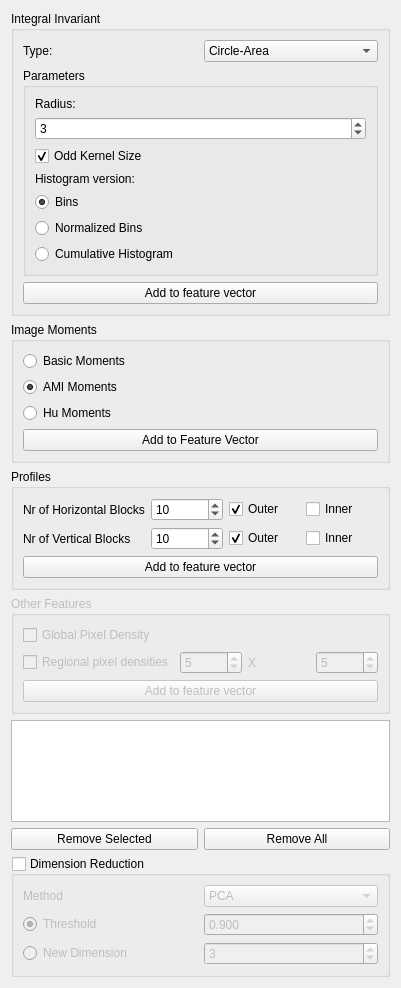
<?xml version="1.0" encoding="UTF-8"?>
<ui version="4.0">
 <class>FeatureVectorWidget</class>
 <widget class="QWidget" name="FeatureVectorWidget">
  <property name="geometry">
   <rect>
    <x>0</x>
    <y>0</y>
    <width>401</width>
    <height>988</height>
   </rect>
  </property>
  <property name="windowTitle">
   <string>Form</string>
  </property>
  <layout class="QVBoxLayout" name="verticalLayout">
   <property name="sizeConstraint">
    <enum>QLayout::SetMaximumSize</enum>
   </property>
   <item>
    <widget class="QGroupBox" name="integralInvariantGroupBox">
     <property name="sizePolicy">
      <sizepolicy hsizetype="Preferred" vsizetype="Maximum">
       <horstretch>0</horstretch>
       <verstretch>0</verstretch>
      </sizepolicy>
     </property>
     <property name="title">
      <string>Integral Invariant</string>
     </property>
     <layout class="QGridLayout">
      <item row="0" column="0">
       <widget class="QLabel" name="label">
        <property name="text">
         <string>Type:</string>
        </property>
       </widget>
      </item>
      <item row="0" column="1">
       <widget class="QComboBox" name="integralInvariantTypeComboBox">
        <item>
         <property name="text">
          <string>Circle-Area</string>
         </property>
        </item>
        <item>
         <property name="text">
          <string>Circle</string>
         </property>
        </item>
        <item>
         <property name="text">
          <string>Rotation</string>
         </property>
        </item>
       </widget>
      </item>
      <item row="1" column="0" colspan="2">
       <widget class="QGroupBox" name="integralInvariantParametersGroupBox">
        <property name="sizePolicy">
         <sizepolicy hsizetype="Preferred" vsizetype="Maximum">
          <horstretch>0</horstretch>
          <verstretch>0</verstretch>
         </sizepolicy>
        </property>
        <property name="title">
         <string>Parameters</string>
        </property>
        <layout class="QVBoxLayout">
         <item>
          <widget class="QLabel" name="label_2">
           <property name="text">
            <string>Radius:</string>
           </property>
          </widget>
         </item>
         <item>
          <widget class="QSpinBox" name="radiusSpinBox">
           <property name="minimum">
            <number>2</number>
           </property>
           <property name="value">
            <number>3</number>
           </property>
          </widget>
         </item>
         <item>
          <widget class="QCheckBox" name="oddKernelSizeCheckBox">
           <property name="text">
            <string>Odd Kernel Size</string>
           </property>
           <property name="checked">
            <bool>true</bool>
           </property>
          </widget>
         </item>
         <item>
          <widget class="QLabel" name="label_3">
           <property name="text">
            <string>Histogram version:</string>
           </property>
          </widget>
         </item>
         <item>
          <widget class="QRadioButton" name="binsRadioButton">
           <property name="text">
            <string>Bins</string>
           </property>
           <property name="checked">
            <bool>true</bool>
           </property>
          </widget>
         </item>
         <item>
          <widget class="QRadioButton" name="normalizedBinsRadioButton">
           <property name="text">
            <string>Normalized Bins</string>
           </property>
          </widget>
         </item>
         <item>
          <widget class="QRadioButton" name="cumulativeBinsRadioButton">
           <property name="text">
            <string>Cumulative Histogram</string>
           </property>
          </widget>
         </item>
        </layout>
       </widget>
      </item>
      <item row="2" column="0" colspan="2">
       <widget class="QPushButton" name="addIntegralInvariantButton">
        <property name="text">
         <string>Add to feature vector</string>
        </property>
       </widget>
      </item>
     </layout>
    </widget>
   </item>
   <item>
    <widget class="QGroupBox" name="momentsGroupBox">
     <property name="sizePolicy">
      <sizepolicy hsizetype="Preferred" vsizetype="Maximum">
       <horstretch>0</horstretch>
       <verstretch>0</verstretch>
      </sizepolicy>
     </property>
     <property name="title">
      <string>Image Moments</string>
     </property>
     <layout class="QGridLayout">
      <item row="1" column="0">
       <widget class="QRadioButton" name="amiMomentsRadioButton">
        <property name="text">
         <string>AMI Moments</string>
        </property>
        <property name="checked">
         <bool>true</bool>
        </property>
       </widget>
      </item>
      <item row="2" column="0">
       <widget class="QRadioButton" name="huMomentsRadioButton">
        <property name="text">
         <string>Hu Moments</string>
        </property>
       </widget>
      </item>
      <item row="3" column="0">
       <widget class="QPushButton" name="addMomentButton">
        <property name="text">
         <string>Add to Feature Vector</string>
        </property>
       </widget>
      </item>
      <item row="0" column="0">
       <widget class="QRadioButton" name="basicMomentsRadioButton">
        <property name="text">
         <string>Basic Moments</string>
        </property>
       </widget>
      </item>
     </layout>
    </widget>
   </item>
   <item>
    <widget class="QGroupBox" name="profilesGroupBox">
     <property name="sizePolicy">
      <sizepolicy hsizetype="Preferred" vsizetype="Maximum">
       <horstretch>0</horstretch>
       <verstretch>0</verstretch>
      </sizepolicy>
     </property>
     <property name="title">
      <string>Profiles</string>
     </property>
     <layout class="QGridLayout" name="_3">
      <item row="0" column="0">
       <widget class="QLabel" name="label_4">
        <property name="text">
         <string>Nr of Horizontal Blocks</string>
        </property>
       </widget>
      </item>
      <item row="0" column="1">
       <widget class="QSpinBox" name="nHorizontalBlocksSpinBox">
        <property name="minimum">
         <number>1</number>
        </property>
        <property name="maximum">
         <number>999999999</number>
        </property>
        <property name="value">
         <number>10</number>
        </property>
       </widget>
      </item>
      <item row="0" column="2">
       <widget class="QCheckBox" name="horizontalUseOuterCheckBox">
        <property name="text">
         <string>Outer</string>
        </property>
        <property name="checked">
         <bool>true</bool>
        </property>
       </widget>
      </item>
      <item row="0" column="3">
       <widget class="QCheckBox" name="horizontalUseInnerCheckBox">
        <property name="text">
         <string>Inner</string>
        </property>
       </widget>
      </item>
      <item row="1" column="0">
       <widget class="QLabel" name="label_5">
        <property name="text">
         <string>Nr of Vertical Blocks</string>
        </property>
       </widget>
      </item>
      <item row="1" column="1">
       <widget class="QSpinBox" name="nVerticalBlocksSpinBox">
        <property name="minimum">
         <number>1</number>
        </property>
        <property name="maximum">
         <number>999999999</number>
        </property>
        <property name="value">
         <number>10</number>
        </property>
       </widget>
      </item>
      <item row="1" column="2">
       <widget class="QCheckBox" name="verticalUseOuterCheckBox">
        <property name="text">
         <string>Outer</string>
        </property>
        <property name="checked">
         <bool>true</bool>
        </property>
       </widget>
      </item>
      <item row="1" column="3">
       <widget class="QCheckBox" name="verticalUseInnerCheckBox">
        <property name="text">
         <string>Inner</string>
        </property>
       </widget>
      </item>
      <item row="2" column="0" colspan="4">
       <widget class="QPushButton" name="addProfilesButton">
        <property name="text">
         <string>Add to feature vector</string>
        </property>
       </widget>
      </item>
     </layout>
    </widget>
   </item>
   <item>
    <widget class="QGroupBox" name="generalFeaturesGroupBox">
     <property name="enabled">
      <bool>false</bool>
     </property>
     <property name="sizePolicy">
      <sizepolicy hsizetype="Preferred" vsizetype="Maximum">
       <horstretch>0</horstretch>
       <verstretch>0</verstretch>
      </sizepolicy>
     </property>
     <property name="title">
      <string>Other Features</string>
     </property>
     <property name="checkable">
      <bool>false</bool>
     </property>
     <layout class="QGridLayout" name="gridLayout_4">
      <item row="0" column="0" colspan="4">
       <widget class="QCheckBox" name="densityCheckBox">
        <property name="enabled">
         <bool>false</bool>
        </property>
        <property name="text">
         <string>Global Pixel Density</string>
        </property>
        <property name="checked">
         <bool>false</bool>
        </property>
       </widget>
      </item>
      <item row="1" column="0">
       <widget class="QCheckBox" name="regionalDensityCheckBox">
        <property name="enabled">
         <bool>false</bool>
        </property>
        <property name="text">
         <string>Regional pixel densities</string>
        </property>
        <property name="checked">
         <bool>false</bool>
        </property>
       </widget>
      </item>
      <item row="1" column="1">
       <widget class="QSpinBox" name="regionalDensityWidthSpinBox">
        <property name="minimum">
         <number>1</number>
        </property>
        <property name="value">
         <number>5</number>
        </property>
       </widget>
      </item>
      <item row="1" column="3">
       <widget class="QSpinBox" name="regionalDensityHeightSpinBox">
        <property name="minimum">
         <number>1</number>
        </property>
        <property name="value">
         <number>5</number>
        </property>
       </widget>
      </item>
      <item row="1" column="2">
       <widget class="QLabel" name="label_8">
        <property name="text">
         <string>X</string>
        </property>
       </widget>
      </item>
      <item row="2" column="0" colspan="4">
       <widget class="QPushButton" name="addOtherFeatureButton">
        <property name="text">
         <string>Add to feature vector</string>
        </property>
       </widget>
      </item>
     </layout>
    </widget>
   </item>
   <item>
    <widget class="QListWidget" name="featureVectorListWidget">
     <property name="selectionMode">
      <enum>QAbstractItemView::ExtendedSelection</enum>
     </property>
    </widget>
   </item>
   <item>
    <layout class="QHBoxLayout" name="horizontalLayout">
     <item>
      <widget class="QPushButton" name="removeSelectedButton">
       <property name="text">
        <string>Remove Selected</string>
       </property>
      </widget>
     </item>
     <item>
      <widget class="QPushButton" name="removeAllButton">
       <property name="text">
        <string>Remove All</string>
       </property>
      </widget>
     </item>
    </layout>
   </item>
   <item>
    <widget class="QGroupBox" name="dimReductionGroupBox">
     <property name="title">
      <string>Dimension Reduction</string>
     </property>
     <property name="checkable">
      <bool>true</bool>
     </property>
     <property name="checked">
      <bool>false</bool>
     </property>
     <layout class="QGridLayout" name="_2">
      <item row="0" column="0">
       <widget class="QLabel" name="label_6">
        <property name="text">
         <string>Method</string>
        </property>
       </widget>
      </item>
      <item row="0" column="1">
       <widget class="QComboBox" name="dimReductionMethodComboBox">
        <item>
         <property name="text">
          <string>PCA</string>
         </property>
        </item>
       </widget>
      </item>
      <item row="1" column="0">
       <widget class="QRadioButton" name="pcaThresholdRadioButton">
        <property name="text">
         <string>Threshold</string>
        </property>
        <property name="checked">
         <bool>true</bool>
        </property>
       </widget>
      </item>
      <item row="1" column="1">
       <widget class="QDoubleSpinBox" name="dimReductionThresholdSpinBox">
        <property name="decimals">
         <number>3</number>
        </property>
        <property name="maximum">
         <double>1.000000000000000</double>
        </property>
        <property name="singleStep">
         <double>0.010000000000000</double>
        </property>
        <property name="value">
         <double>0.900000000000000</double>
        </property>
       </widget>
      </item>
      <item row="2" column="0">
       <widget class="QRadioButton" name="pcaNewDimRadioButton">
        <property name="text">
         <string>New Dimension</string>
        </property>
       </widget>
      </item>
      <item row="2" column="1">
       <widget class="QSpinBox" name="dimReductionNewDimSpinBox">
        <property name="enabled">
         <bool>false</bool>
        </property>
        <property name="minimum">
         <number>1</number>
        </property>
        <property name="maximum">
         <number>999999999</number>
        </property>
        <property name="value">
         <number>3</number>
        </property>
       </widget>
      </item>
     </layout>
    </widget>
   </item>
  </layout>
 </widget>
 <resources/>
 <connections/>
</ui>
